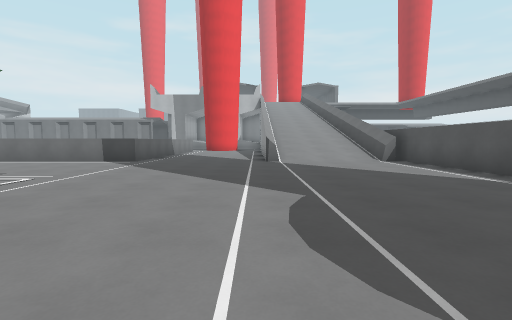
View 1 (above)

24 first-person views from a walk through a 3-D level made in the Godot game engine. The camera is 1.3 m above the floor, tilts 4° down and sees 85° across. The floor is counted in squares, 2 m on a side. Each view is taken from the middle of a square. On the plan, view 1 faces up. The plan holds only what a view shows up to about 9 squares ahead; the rest is blank. The place goes on beyond the plan. Characters and animated objects are not drawn.

View 2
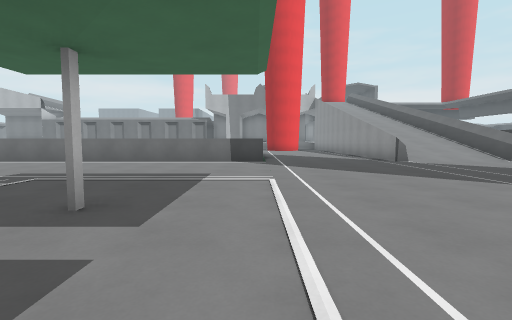

View 3
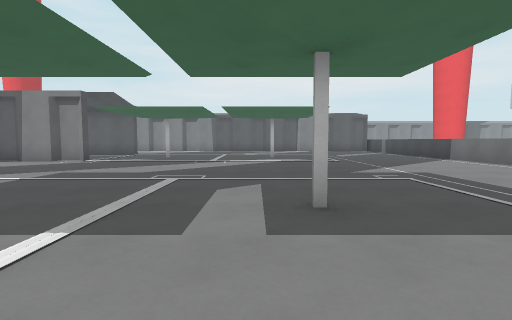

View 4
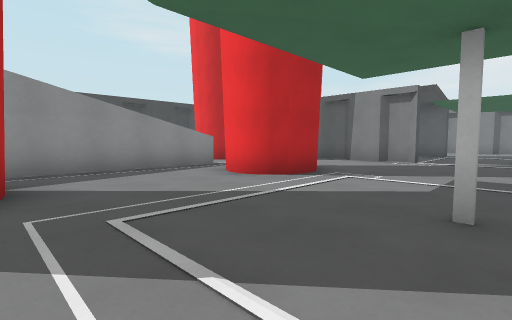

View 5
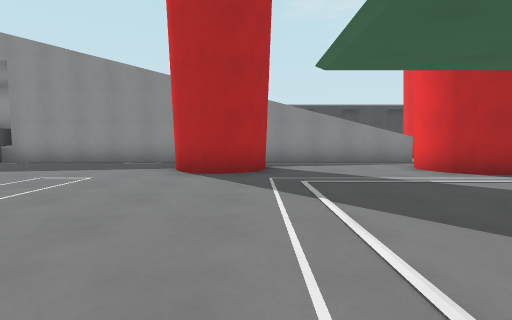

View 6
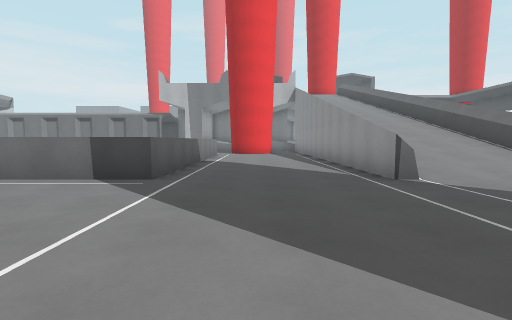

View 7
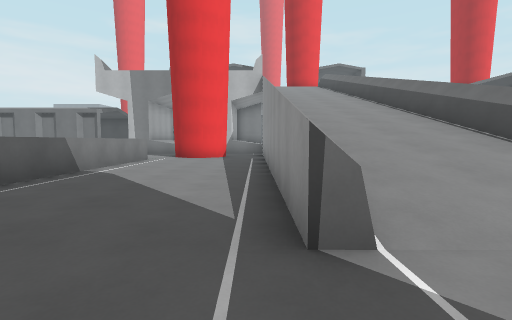

View 8
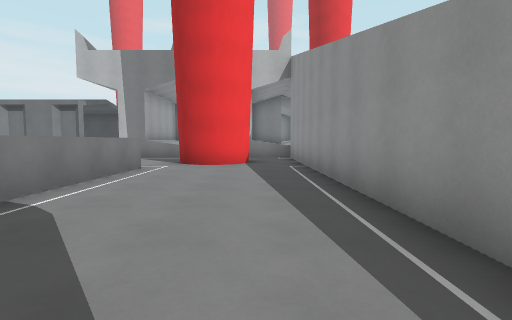

View 9
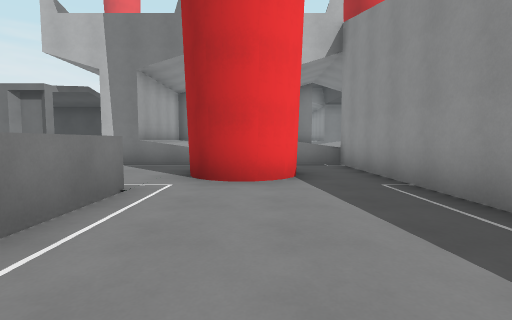

View 10
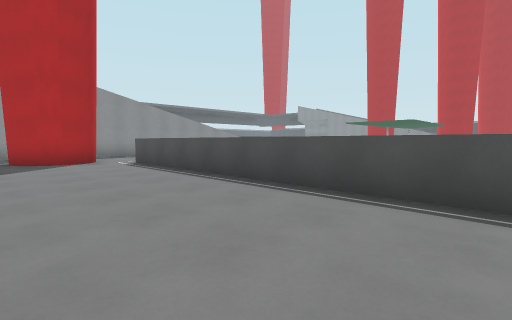

View 11
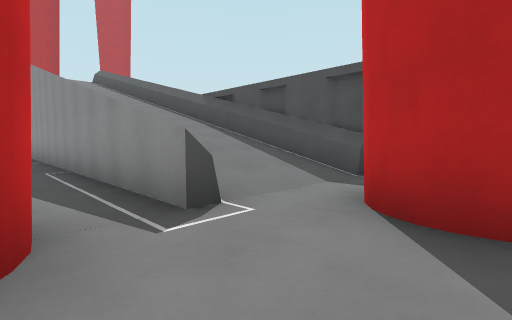

View 12
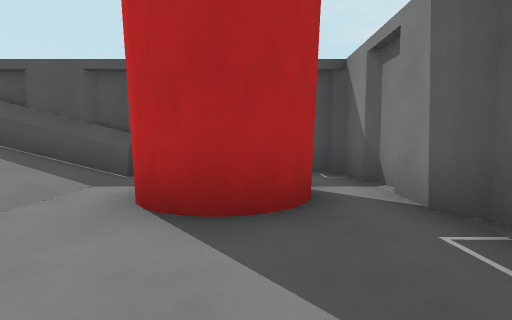

View 13
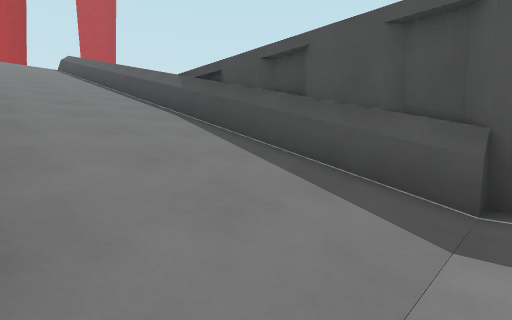

View 14
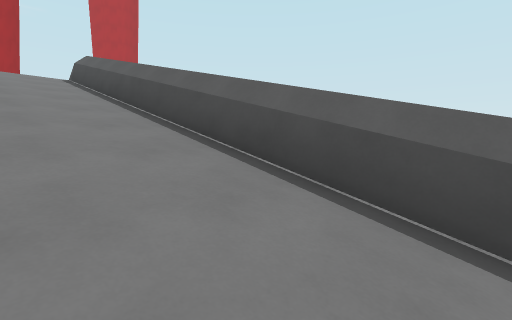

View 15
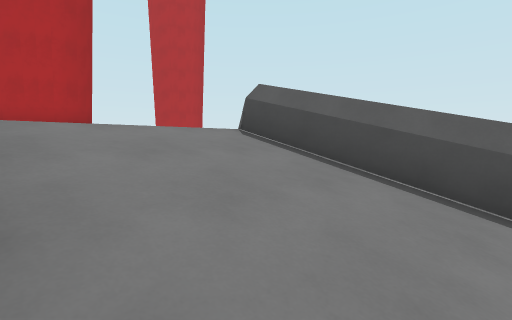

View 16
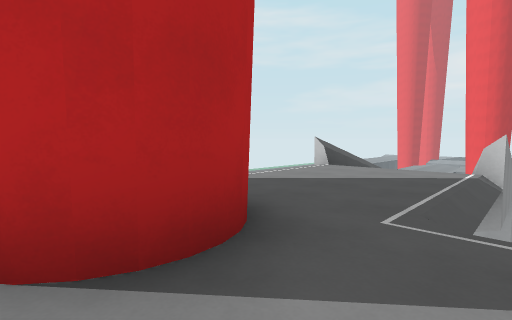

View 17
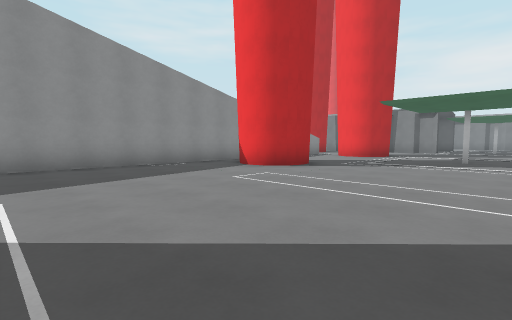

View 18
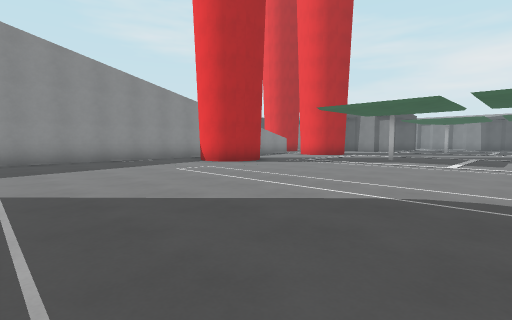

View 19
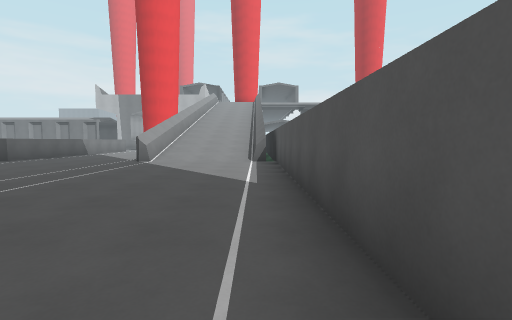

View 20
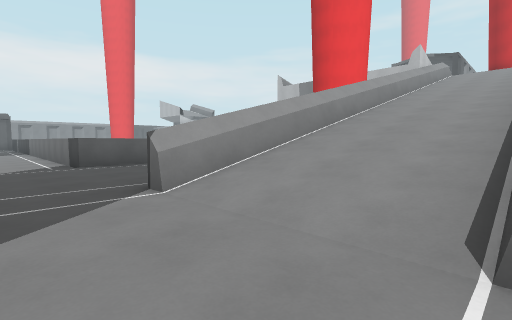

View 21
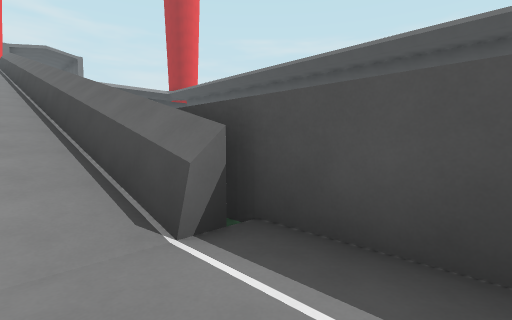

View 22
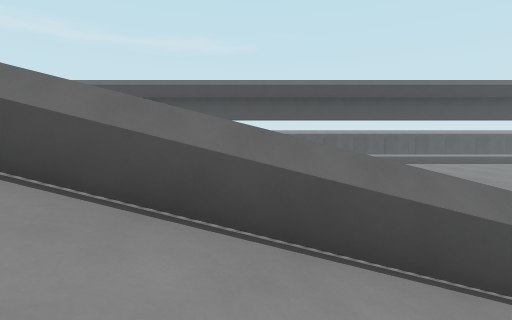

View 23
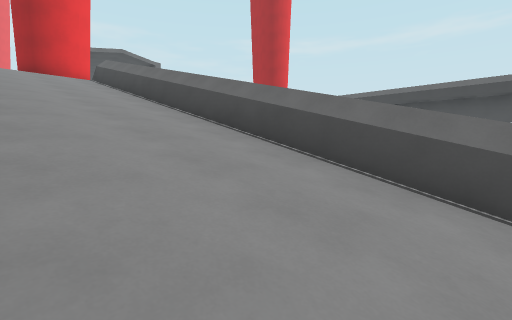

View 24
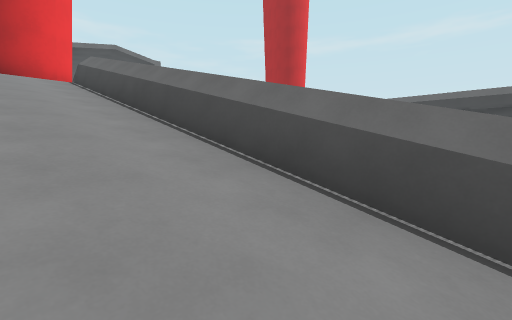

### Floor plan
Key: @ floor where view 1 was taken; # wall or solid block; . main floor; : floor 8 m higher than the main floor; / step, stairs or slope; ^ raised ledge; v drop or lower ground.
Columns run from 12 left of view 1 to 15 right of it. Each row starts with its distance up from view 1.
 20 .......... .#///^
 19 .........##.#///^
 18 .........##.#///^       v:
 17 ............#///^       v:
 16 ^^^^^^^^^...#///^
 15         ^...#///^
 14         ^...#///^
 13         ^...#///^
 12         ^...#///^
 11         ^...#///^       v
 10         ^...#///#v      v:
  9 ^^^^^^^^^...#///^vvvvv  v:
  8 .................# vvvvvv:
  7 .................#  vvvv
  6 .................#    vv
  5 .................#     v
  4  ................#
  3  .....#..........#
  2  ................#
  1  ................#
  0  ...........@....
 -1 ......#..........
 -2 .................
 -3 .................
 -4 #................
 -5 #...##...##......
 -6 #...##...##......
 -7 #...............#v#vvvvvv:::
 -8 #....############////:::::::
 -9 #.##.////////////////:::::##
-10 #.  .////////////////:::::#
-11 #.  ###^^^^^^^^^^##^^///
-12 ##  #

Positions as (right, up) in squares from view 1, and headings:
1: (0, 0), facing up
2: (-4, 0), facing up
3: (-3, 2), facing left
4: (-3, -1), facing down-left
5: (-3, 1), facing down
6: (-2, 4), facing up
7: (0, 7), facing up
8: (-1, 10), facing up
9: (-2, 13), facing up
10: (-12, 20), facing down-right
11: (-10, -6), facing down-right
12: (-10, -6), facing down
13: (-8, -8), facing down-right
14: (-1, -9), facing down-right
15: (5, -8), facing down-right
16: (15, -7), facing down-left
17: (4, 0), facing down-left
18: (4, 2), facing down-left
19: (4, 0), facing up
20: (4, 7), facing up-left
21: (3, 7), facing up-right
22: (2, 13), facing right
23: (1, 14), facing up-right
24: (2, 16), facing up-right
